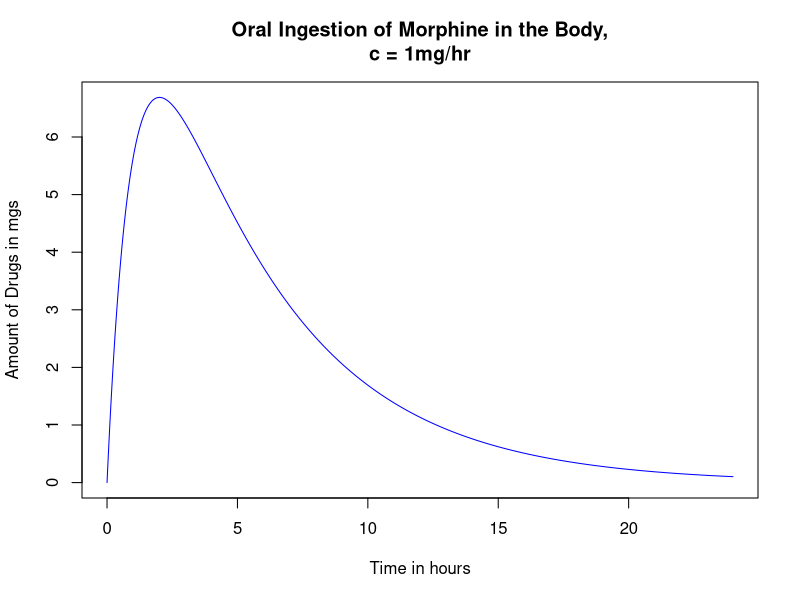

Reproduce this figure in R.
# model for 0 <= t <= h morphine given orally as pill
h=5
t_vals <- seq(0, 24, by = 0.01)
c=1
Dmax=10
soln <- (h/(h*c-1))*Dmax*exp(-t_vals/h) + (h/(1-h*c))*Dmax*exp(-t_vals*c)
plot(t_vals, soln, type = "l", col = "blue", xlab = "Time in hours",
ylab = "Amount of Drugs in mgs", main = "Oral Ingestion of Morphine in the Body,
c = 1mg/hr")